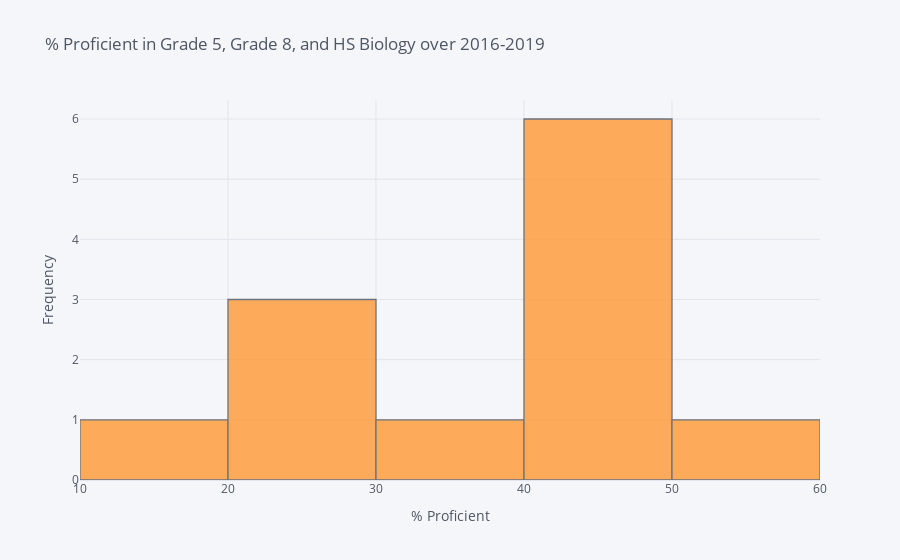

Notebook cell for this chart:
### Code cell
df1[df1["Category"]=="All"]["% Proficient"].iplot(kind = "hist", title = "% Proficient in Grade 5, Grade 8, and HS Biology over 2016-2019", xTitle = "% Proficient", yTitle = "Frequency")

### Figure 1 — Plotly figure (JSON) as saved in the notebook; plotly's stock layout.template omitted (floating-point values rounded to 4 significant figures)
{"data": [{"histfunc": "count", "histnorm": "", "marker": {"color": "rgba(255, 153, 51, 1.0)", "line": {"color": "#4D5663", "width": 1.3}}, "name": "% Proficient", "opacity": 0.8, "orientation": "v", "type": "histogram", "x": [40.7, 40.3, 19.9, 39.9, 46.8, 23.8, 42.5, 47.8, 23.7, 46.4, 53.2, 25.5]}], "layout": {"barmode": "overlay", "legend": {"bgcolor": "#F5F6F9", "font": {"color": "#4D5663"}}, "paper_bgcolor": "#F5F6F9", "plot_bgcolor": "#F5F6F9", "title": {"font": {"color": "#4D5663"}, "text": "% Proficient in Grade 5, Grade 8, and HS Biology over 2016-2019"}, "xaxis": {"gridcolor": "#E1E5ED", "showgrid": true, "tickfont": {"color": "#4D5663"}, "title": {"font": {"color": "#4D5663"}, "text": "% Proficient"}, "zerolinecolor": "#E1E5ED"}, "yaxis": {"gridcolor": "#E1E5ED", "showgrid": true, "tickfont": {"color": "#4D5663"}, "title": {"font": {"color": "#4D5663"}, "text": "Frequency"}, "zerolinecolor": "#E1E5ED"}}}
